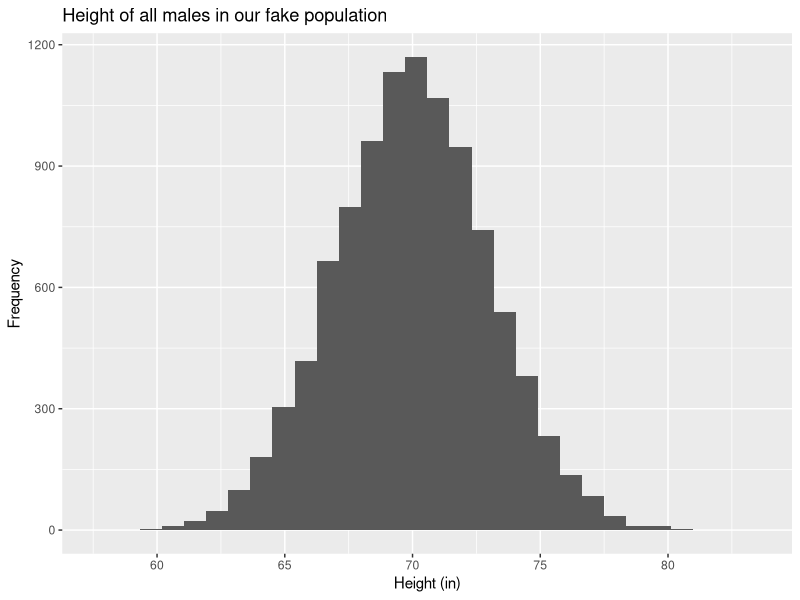
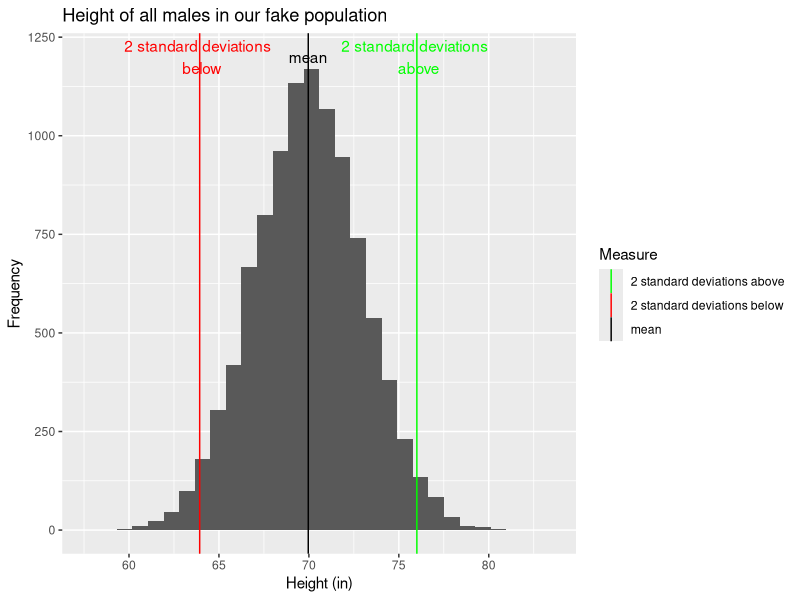

The R script that drew these images, in order:
## ---- chunk 1
#| label: fig-height_all
#| fig-cap: "Our imaginary population!"
set.seed(42)
population_size <- 10000
population_norm <- data.frame(id = 1:population_size, 
                         height = rnorm(population_size, 70, 3))
library(ggplot2)

ggplot(population_norm, aes(height)) + 
  geom_histogram() +
  labs(x="Height (in)", y= "Frequency",
       title = "Height of all males in our fake population")
## ---- chunk 2
#| label: fig-height_all_with_lines
#| fig-cap: "Our imaginary population!"
colors <- c("mean" = "black", "2 standard deviations below" = "red", 
            "2 standard deviations above" = "green")
ggplot(population_norm, aes(height)) + 
  geom_histogram() +
  labs(x="Height (in)", y= "Frequency",
       title = "Height of all males in our fake population",
       color="Measure") +
    geom_vline(aes(xintercept=mean(height), color="mean"))+
    geom_vline(aes(xintercept=mean(height)-
                     2*sd(height), color="2 standard deviations below"))+
  geom_vline(aes(xintercept=mean(height)+
                     2*sd(height), color="2 standard deviations above")) +
        scale_color_manual(values = colors)+
   annotate("text", label = "mean", y = 1200, x = mean(population_norm$height), color = "black") +
     annotate("text", label = "2 standard deviations \n below", y = 1200, x = mean(population_norm$height)-
                     2*sd(population_norm$height), color = "red")+
     annotate("text", label = "2 standard deviations \n above", y = 1200, x = mean(population_norm$height)+
                     2*sd(population_norm$height), color = "green")
